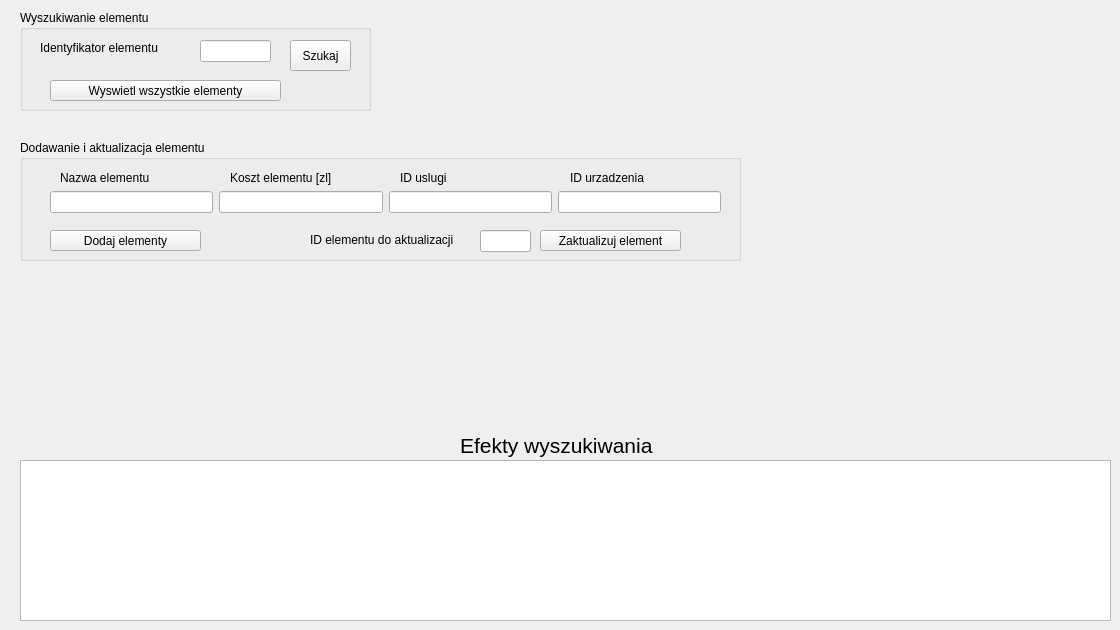
    <widget class="QWidget" name="elementy">
     <attribute name="title">
      <string>Elementy</string>
     </attribute>
     <widget class="QGroupBox" name="groupBox_10">
      <property name="geometry">
       <rect>
        <x>20</x>
        <y>10</y>
        <width>351</width>
        <height>101</height>
       </rect>
      </property>
      <property name="title">
       <string>Wyszukiwanie elementu</string>
      </property>
      <widget class="QLineEdit" name="line_element">
       <property name="geometry">
        <rect>
         <x>180</x>
         <y>30</y>
         <width>71</width>
         <height>22</height>
        </rect>
       </property>
      </widget>
      <widget class="QLabel" name="label_45">
       <property name="geometry">
        <rect>
         <x>20</x>
         <y>30</y>
         <width>141</width>
         <height>16</height>
        </rect>
       </property>
       <property name="text">
        <string>Identyfikator elementu</string>
       </property>
      </widget>
      <widget class="QPushButton" name="szukaj_element">
       <property name="geometry">
        <rect>
         <x>270</x>
         <y>30</y>
         <width>61</width>
         <height>31</height>
        </rect>
       </property>
       <property name="text">
        <string>Szukaj</string>
       </property>
      </widget>
      <widget class="QPushButton" name="wyswietl_element">
       <property name="geometry">
        <rect>
         <x>30</x>
         <y>70</y>
         <width>231</width>
         <height>21</height>
        </rect>
       </property>
       <property name="text">
        <string>Wyswietl wszystkie elementy</string>
       </property>
      </widget>
     </widget>
     <widget class="QGroupBox" name="groupBox_11">
      <property name="geometry">
       <rect>
        <x>20</x>
        <y>140</y>
        <width>721</width>
        <height>121</height>
       </rect>
      </property>
      <property name="title">
       <string>Dodawanie i aktualizacja elementu  </string>
      </property>
      <widget class="QLabel" name="label_49">
       <property name="geometry">
        <rect>
         <x>40</x>
         <y>30</y>
         <width>131</width>
         <height>16</height>
        </rect>
       </property>
       <property name="text">
        <string>Nazwa elementu</string>
       </property>
      </widget>
      <widget class="QPushButton" name="dodaj_element">
       <property name="geometry">
        <rect>
         <x>30</x>
         <y>90</y>
         <width>151</width>
         <height>21</height>
        </rect>
       </property>
       <property name="text">
        <string>Dodaj elementy</string>
       </property>
      </widget>
      <widget class="QWidget" name="horizontalLayoutWidget_6">
       <property name="geometry">
        <rect>
         <x>30</x>
         <y>50</y>
         <width>671</width>
         <height>24</height>
        </rect>
       </property>
       <layout class="QHBoxLayout" name="horizontalLayout_6">
        <item>
         <widget class="QLineEdit" name="nazwa_elementu"/>
        </item>
        <item>
         <widget class="QLineEdit" name="koszt_elementu_5"/>
        </item>
        <item>
         <widget class="QLineEdit" name="id_uslugi_3"/>
        </item>
        <item>
         <widget class="QLineEdit" name="id_urzadzenia_5"/>
        </item>
       </layout>
      </widget>
      <widget class="QLabel" name="label_53">
       <property name="geometry">
        <rect>
         <x>210</x>
         <y>30</y>
         <width>131</width>
         <height>16</height>
        </rect>
       </property>
       <property name="text">
        <string>Koszt elementu [zl]</string>
       </property>
      </widget>
      <widget class="QPushButton" name="aktualizacja_elementu">
       <property name="geometry">
        <rect>
         <x>520</x>
         <y>90</y>
         <width>141</width>
         <height>21</height>
        </rect>
       </property>
       <property name="text">
        <string>Zaktualizuj element</string>
       </property>
      </widget>
      <widget class="QLabel" name="label_46">
       <property name="geometry">
        <rect>
         <x>290</x>
         <y>90</y>
         <width>171</width>
         <height>20</height>
        </rect>
       </property>
       <property name="text">
        <string>ID elementu do aktualizacji</string>
       </property>
      </widget>
      <widget class="QLineEdit" name="id_aktualizuj_3">
       <property name="geometry">
        <rect>
         <x>460</x>
         <y>90</y>
         <width>51</width>
         <height>22</height>
        </rect>
       </property>
      </widget>
      <widget class="QLabel" name="label_54">
       <property name="geometry">
        <rect>
         <x>550</x>
         <y>30</y>
         <width>131</width>
         <height>16</height>
        </rect>
       </property>
       <property name="text">
        <string>ID urzadzenia</string>
       </property>
      </widget>
      <widget class="QLabel" name="label_55">
       <property name="geometry">
        <rect>
         <x>380</x>
         <y>30</y>
         <width>131</width>
         <height>16</height>
        </rect>
       </property>
       <property name="text">
        <string>ID uslugi</string>
       </property>
      </widget>
     </widget>
     <widget class="QTableView" name="pokaz_elementy">
      <property name="geometry">
       <rect>
        <x>20</x>
        <y>460</y>
        <width>1091</width>
        <height>161</height>
       </rect>
      </property>
     </widget>
     <widget class="QLabel" name="label_50">
      <property name="geometry">
       <rect>
        <x>460</x>
        <y>420</y>
        <width>281</width>
        <height>51</height>
       </rect>
      </property>
      <property name="font">
       <font>
        <pointsize>16</pointsize>
       </font>
      </property>
      <property name="text">
       <string>Efekty wyszukiwania</string>
      </property>
     </widget>
    </widget>
